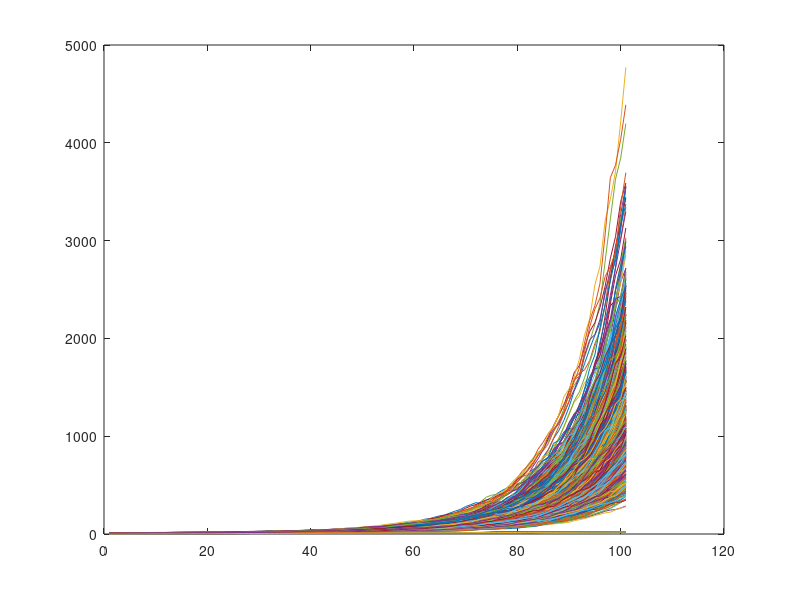

The MATLAB source for this figure:
function[]=Modele()
T=0.5;
N=100;
delta_t=T/N;
r0=0.1;
alpha=0.2;
beta=0.1;
omega=0.3;
sigma=0.5;
r(1)=r0;
Nmc=1000;
W(1)=0;
s0=10;
S(1)=s0;
cpt=0;
for k=1:Nmc
    for i=1:N
        W(i+1)=W(i)+sqrt(delta_t)*randn;
        r(i+1)=r(i)+(alpha-beta*r(i)*delta_t+omega*sqrt(r(i))*(W(i+1)-W(i)));
        S(i+1)=S(i) + S(i)*(r(i)*delta_t + sigma*(W(i+1)- W(i)));
    end
    if(S(N+1) < 500) %modifier le 500 par la valeur voulue
        cpt=cpt+1;
    end
    
last_value(k)=r(N+1);
plot(r);
plot(S);
hold on;
end

disp("proba : "+cpt/Nmc);
end